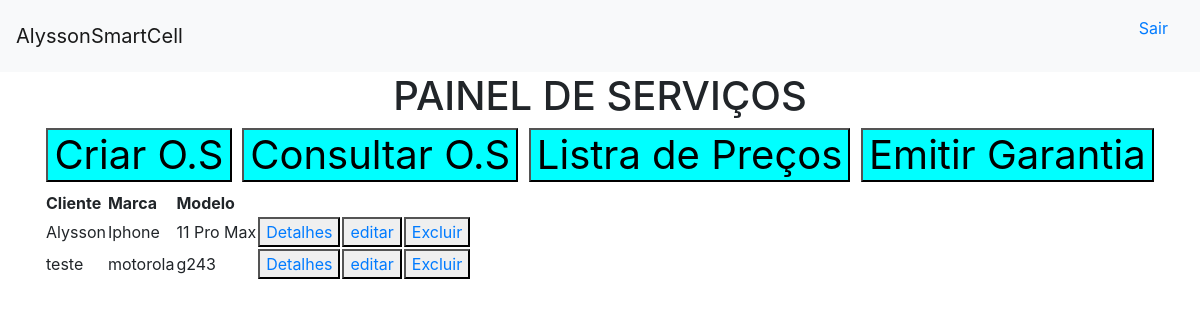
Page /inicial/ on the earlier database version.
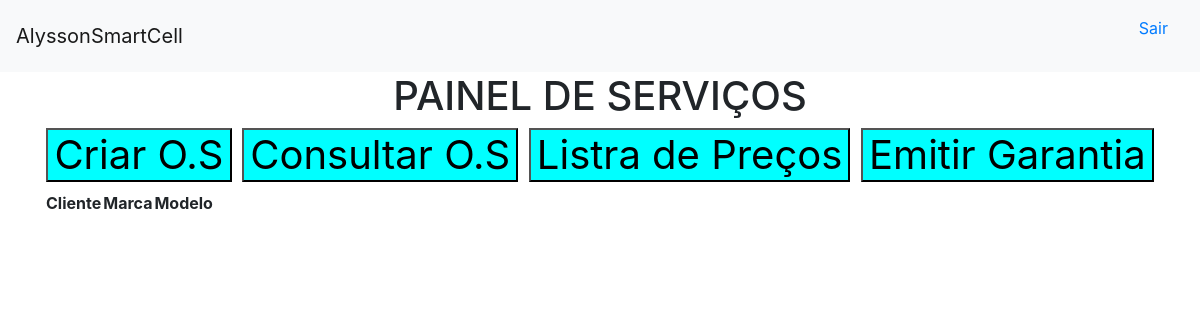
Same page on the later database version.
### OS/models.py (models this page shows)
class ordens_servico(models.Model):
    cliente = models.TextField(max_length=255)
    email = models.TextField(max_length=255)
    contato = models.FloatField()
    data = models.DateField(default=datetime.now)
    modelo = models.TextField(max_length=10)
    marca = models.TextField(max_length=10)
    avarias = models.BooleanField(default=False)
    if avarias == True:
        tipo_avaria = models.TextField()
    else:
        pass
    bateria = models.BooleanField(default=False)
    cartao_memoria = models.BooleanField(default=False)
    chip = models.BooleanField(default=False)
    tampa = models.BooleanField(default=False)
    capa = models.BooleanField(default=False)
    tela = models.BooleanField(default=False)
    display = models.BooleanField(default=False)
    touch = models.BooleanField(default=False)
    ligando = models.BooleanField(default=False)
    vibrando = models.BooleanField(default=False)
    oxidacao = models.BooleanField(default=False)
    botao_home = models.BooleanField(default=False)
    botao_power = models.BooleanField(default=False)
    botoes_volume = models.BooleanField(default=False)
    conector_carga = models.BooleanField(default=False)
    slot_chip= models.BooleanField(default=False)
    outros = models.BooleanField(default=False)
    bateria = models.BooleanField(default=False)
    senha = models.BooleanField(default=False)
    valor = models.FloatField
    defeito = models.TextField(max_length=50)

### users/views.py (the view)
# urls.py: path('inicial/', views_users.pagina_inicial, name='PaginaInicial'),
def pagina_inicial(request):
    dados = {
        'dados':ordens_servico.objects.all
    }
    return render(request, 'users/inicial.html', context=dados)

### users/templates/users/inicial.html (shortened to what this page needs)
{% extends 'users/base.html' %}
{% block conteudo %}
{% load crispy_forms_tags %}
<div class="container">
    <h1 style="text-align: center;">PAINEL DE SERVIÇOS</h1>
    <h1 style="text-align: center;font-size: 40px; " >
        <button style="background-color: cyan;" ><a href="novaos" style="color: black;">Criar O.S</a></button>
        <button style="background-color: cyan;"><a href="osdetalhes" style="color: black;">Consultar O.S</a></button>
        <button style="background-color: cyan;"><a href="{% url 'tabela' %}" style="color: black;">Listra de Preços</a></button>
        <button style="background-color: cyan;"><a href="{% url 'garantia' %}" style="color: black;">Emitir Garantia</a></button>
    </h1>
    <table>
        <tr>
            <th>Cliente</th>
            <th>Marca</th>
            <th>Modelo</th>
        </tr>
        {% for dado in dados %}
        <tr>
            <td>{{dado.cliente}}</td>
            <td>{{dado.marca}}</td>
            <td>{{dado.modelo}}</td>
            <td><button><a href="#">Detalhes</a></button></td>
            <td><button><a href="{% url 'editar' dado.id %}">editar</a></button></td>
            <td><button><a href="{% url 'excluir' dado.id %}">Excluir</a></button></td>
        </tr>
        {% endfor %}
    </table>
</div>
{% endblock %}

### users/templates/users/base.html (shortened to what this page needs)
<!doctype html>
<html lang="en">
  <head>
    <link rel="stylesheet" href="https://cdn.jsdelivr.net/npm/bootstrap@4.6.2/dist/css/bootstrap.min.css">
  </head>
  <body>
    <nav class="navbar navbar-light bg-light">
        <a class="navbar-brand" href="#">AlyssonSmartCell</a>
        <ul style="list-style: none;">
            <li style="float: left;">
                <a class="nav-item nav-link" href="#">Sair</a>
            </li>
        </ul>
      </nav>
      {% block conteudo %}
      {% endblock %}
  </body>
</html>

Differences in the rows shown:
removed ordens_servico: cliente "Alysson", marca "Iphone", modelo "11 Pro Max"
removed ordens_servico: cliente "teste", marca "motorola", modelo "g243"
